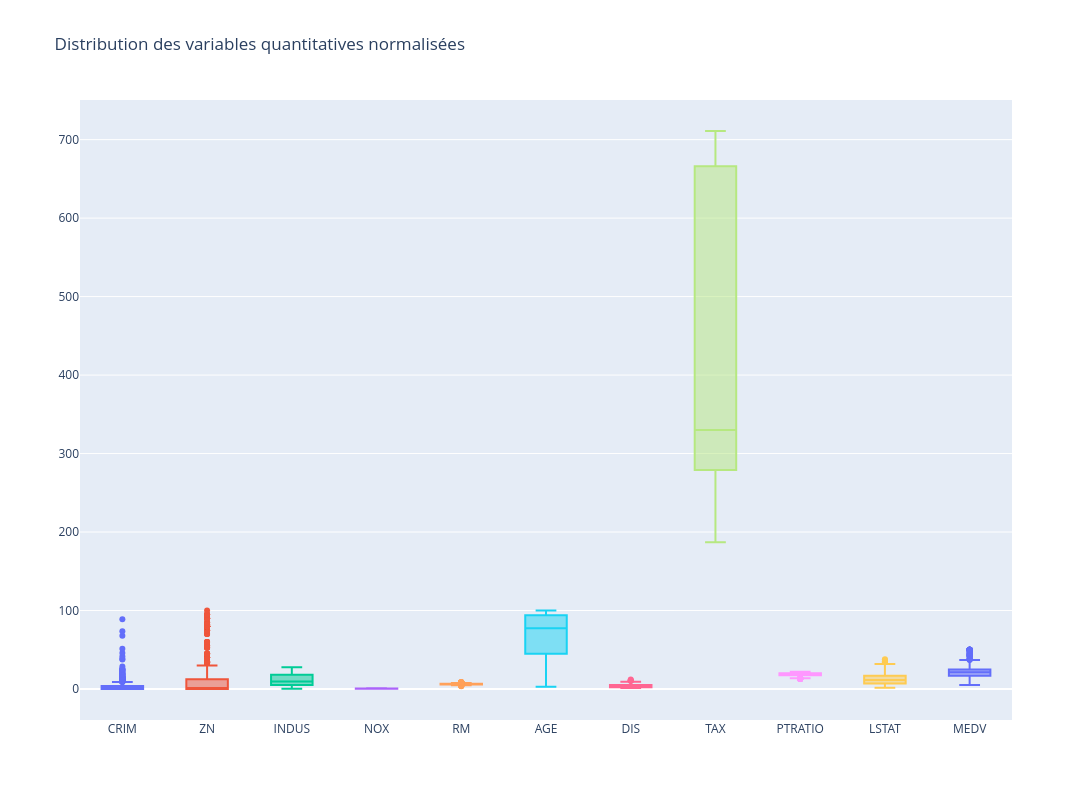

Source (notebook cell):
### Code cell
# Détection des outliers

# Sélectionner les colonnes numériques (en excluant celles que vous ne voulez pas)
cols_to_normalize = [col for col in df.columns if df[col].dtype in ['int64', 'float64']]

# Appliquer la normalisation
#df[cols_to_normalize] = scaler.fit_transform(df[cols_to_normalize])

# Création du graphique boxplot
fig = go.Figure()

# Ajouter les boxplots pour chaque colonne normalisée
for col in df.columns:
    if df[col].dtype in ['int64', 'float64'] and col not in ['hospital_number', 'lesion_1', 'lesion_2', 'lesion_3']:
        fig.add_trace(go.Box(y=df[col], name=col, showlegend=False))  # Pas de légende

fig.update_layout(
    title_text="Distribution des variables quantitatives normalisées",
    height=800,
    width=1200
)

fig.show()

### Figure 1 — Plotly figure (JSON) as saved in the notebook; plotly's stock layout.template omitted (floating-point values rounded to 4 significant figures; data arrays with more than 128 entries replaced by an {"elided": "..."} marker saying what was removed)
{"data": [{"name": "CRIM", "showlegend": false, "type": "box", "y": {"elided": "506 float values"}}, {"name": "ZN", "showlegend": false, "type": "box", "y": {"elided": "506 float values"}}, {"name": "INDUS", "showlegend": false, "type": "box", "y": {"elided": "506 float values"}}, {"name": "NOX", "showlegend": false, "type": "box", "y": {"elided": "506 float values"}}, {"name": "RM", "showlegend": false, "type": "box", "y": {"elided": "506 float values"}}, {"name": "AGE", "showlegend": false, "type": "box", "y": {"elided": "506 float values"}}, {"name": "DIS", "showlegend": false, "type": "box", "y": {"elided": "506 float values"}}, {"name": "TAX", "showlegend": false, "type": "box", "y": {"elided": "506 int values"}}, {"name": "PTRATIO", "showlegend": false, "type": "box", "y": {"elided": "506 float values"}}, {"name": "LSTAT", "showlegend": false, "type": "box", "y": {"elided": "506 float values"}}, {"name": "MEDV", "showlegend": false, "type": "box", "y": {"elided": "506 float values"}}], "layout": {"height": 800, "title": {"text": "Distribution des variables quantitatives normalisées"}, "width": 1200, "xaxis": {"autorange": true, "range": [-0.5, 10.5], "type": "category"}, "yaxis": {"autorange": true, "range": [-39.5, 750.5], "type": "linear"}}}
